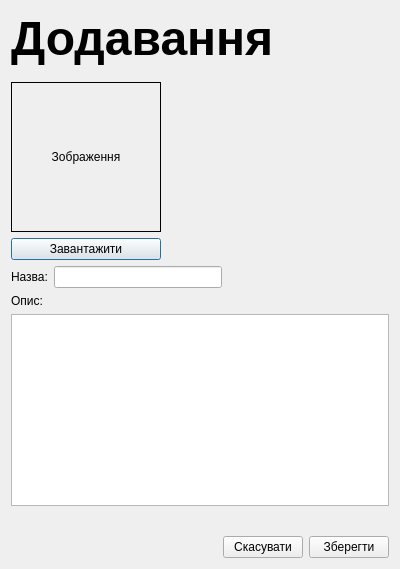
<?xml version="1.0" encoding="UTF-8"?>
<ui version="4.0">
 <class>AddEditTouristSitesDialog</class>
 <widget class="QDialog" name="AddEditTouristSitesDialog">
  <property name="geometry">
   <rect>
    <x>0</x>
    <y>0</y>
    <width>400</width>
    <height>569</height>
   </rect>
  </property>
  <property name="windowTitle">
   <string>Dialog</string>
  </property>
  <layout class="QVBoxLayout" name="verticalLayout_2">
   <item>
    <widget class="QLabel" name="label_title">
     <property name="font">
      <font>
       <pointsize>36</pointsize>
       <bold>true</bold>
      </font>
     </property>
     <property name="text">
      <string>Додавання</string>
     </property>
    </widget>
   </item>
   <item>
    <spacer name="verticalSpacer">
     <property name="orientation">
      <enum>Qt::Vertical</enum>
     </property>
     <property name="sizeType">
      <enum>QSizePolicy::Fixed</enum>
     </property>
     <property name="sizeHint" stdset="0">
      <size>
       <width>20</width>
       <height>10</height>
      </size>
     </property>
    </spacer>
   </item>
   <item>
    <layout class="QHBoxLayout" name="horizontalLayout_4">
     <item>
      <layout class="QVBoxLayout" name="verticalLayout">
       <item>
        <widget class="QLabel" name="label_image">
         <property name="minimumSize">
          <size>
           <width>150</width>
           <height>150</height>
          </size>
         </property>
         <property name="frameShape">
          <enum>QFrame::Box</enum>
         </property>
         <property name="text">
          <string>Зображення</string>
         </property>
         <property name="alignment">
          <set>Qt::AlignCenter</set>
         </property>
        </widget>
       </item>
       <item>
        <widget class="QPushButton" name="pushButton_3">
         <property name="text">
          <string>Завантажити</string>
         </property>
        </widget>
       </item>
      </layout>
     </item>
     <item>
      <spacer name="horizontalSpacer_4">
       <property name="orientation">
        <enum>Qt::Horizontal</enum>
       </property>
       <property name="sizeHint" stdset="0">
        <size>
         <width>40</width>
         <height>20</height>
        </size>
       </property>
      </spacer>
     </item>
    </layout>
   </item>
   <item>
    <layout class="QHBoxLayout" name="horizontalLayout">
     <item>
      <widget class="QLabel" name="label_2">
       <property name="text">
        <string>Назва:</string>
       </property>
      </widget>
     </item>
     <item>
      <widget class="QLineEdit" name="lineEdit"/>
     </item>
     <item>
      <spacer name="horizontalSpacer">
       <property name="orientation">
        <enum>Qt::Horizontal</enum>
       </property>
       <property name="sizeHint" stdset="0">
        <size>
         <width>40</width>
         <height>20</height>
        </size>
       </property>
      </spacer>
     </item>
    </layout>
   </item>
   <item>
    <widget class="QLabel" name="label_3">
     <property name="text">
      <string>Опис:</string>
     </property>
    </widget>
   </item>
   <item>
    <widget class="QPlainTextEdit" name="plainTextEdit"/>
   </item>
   <item>
    <spacer name="verticalSpacer_2">
     <property name="orientation">
      <enum>Qt::Vertical</enum>
     </property>
     <property name="sizeHint" stdset="0">
      <size>
       <width>20</width>
       <height>7</height>
      </size>
     </property>
    </spacer>
   </item>
   <item>
    <layout class="QHBoxLayout" name="horizontalLayout_3">
     <item>
      <spacer name="horizontalSpacer_3">
       <property name="orientation">
        <enum>Qt::Horizontal</enum>
       </property>
       <property name="sizeHint" stdset="0">
        <size>
         <width>40</width>
         <height>20</height>
        </size>
       </property>
      </spacer>
     </item>
     <item>
      <widget class="QPushButton" name="pushButton_cancel">
       <property name="text">
        <string>Скасувати</string>
       </property>
      </widget>
     </item>
     <item>
      <widget class="QPushButton" name="pushButton_save">
       <property name="text">
        <string>Зберегти</string>
       </property>
      </widget>
     </item>
    </layout>
   </item>
  </layout>
 </widget>
 <resources/>
 <connections/>
</ui>
